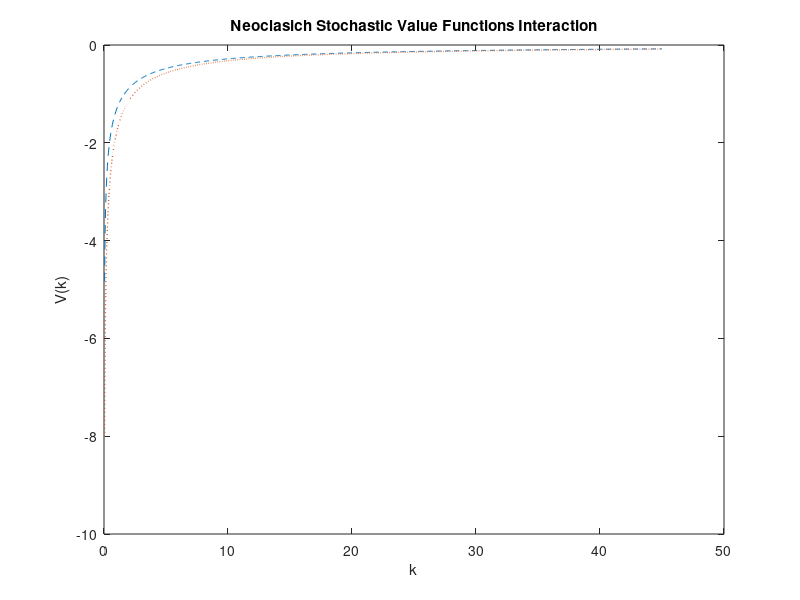
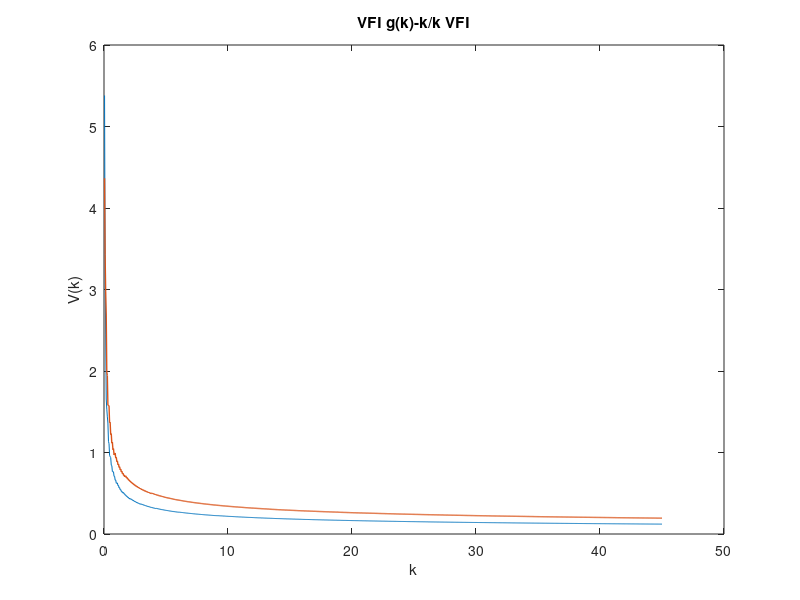

These charts were generated, in order, by the following MATLAB code: (Note: this script raises an error after producing the figures.)
clear 
close all
%%%% Set up parameters
alpha = 0.35;
beta = 0.99;
delta = 0.025;
sigma = 2;
A= [0.977 0.023; 0.074 0.926];
A_h=1.1;
A_l=.678;
amat = [A_h A_l]'; 

%%%% Set up discretized state space
k_min = 0;
k_max = 45;
num_k = 1000; % number of points in the grid for k

k = linspace(k_min, k_max, num_k);

k_mat = repmat(k', [1 num_k]); % this will be useful in a bit

%%%% Set up consumption and return function
% 1st dim(rows): k today, 2nd dim (cols): k' chosen for tomorrow

cons_h = A_h*k_mat .^ alpha + (1 - delta) * k_mat - k_mat'; 
cons_l = A_l*k_mat .^ alpha + (1 - delta) * k_mat - k_mat'; 

ret_h = cons_h .^ (1 - sigma) / (1 - sigma); % return function high
ret_l = cons_l .^ (1 - sigma) / (1 - sigma); % return function
% negative consumption is not possible -> make it irrelevant by assigning
% it very large negative utility
ret_h(cons_h < 0) = -Inf;
ret_l(cons_l < 0) = -Inf;

%%%% Iteration
dis = 1; tol =1e-07; % tolerance for stopping 
v_guessL = zeros(1, num_k);
v_guessH = zeros(1, num_k);
%v_guess = zeros(num_k, 2);
while dis > tol
    %generating the continuation for each possible state 
    HH= beta*repmat(0.977*v_guessH,[num_k,1]);
    HL=beta*repmat(0.023*v_guessH,[num_k,1]);
    LH= beta*repmat(0.074*v_guessL,[num_k,1]);
    LL= beta*repmat(0.926*v_guessL,[num_k,1]);
    [vfnH,pol_indxH]=max(ret_h+HH+HL,[],2);
    [vfnL,pol_indxL]=max(ret_l+LH+LL,[],2); 
   
    vfnHigh=vfnH' ;
    vfnLow=vfnL' ;
    vfn = [vfnH' vfnL'];
   %vfn=[vfnH'; vfnL'];
   % vfn=[vfnH'];
    % what is the distance between current guess and value function
    % based on the whole matrix
    dH=abs(vfnHigh - v_guessH); 
    dL=abs(vfnLow - v_guessL); 
    dis =  max(dH,dL)
       v_guessH = vfnHigh;
       v_guessL = vfnLow;
    % if distance is larger than tolerance, update current guess and
    % continue, otherwise exit the loop
end

gH=k(pol_indxH);
gL=k(pol_indxL);

plot(k,vfnHigh,'--',k,vfnLow,':','Linewidth',1) 
xlabel('k') 
ylabel('V(k)')
title('Neoclasich Stochastic Value Functions Interaction')

figure

plot(k,gH,k,gL,'Linewidth',1) 
xlabel('k') 
ylabel('V(k)')
title('VFI g(k) vs k')


% PART 3 
kgrowthH=gH./k;
kgrowthL=gL./k;

plot(k,kgrowthH,k,kgrowthL,'Linewidth',1) 
xlabel('k') 
ylabel('V(k)')
title('VFI g(k)/k VFI')


%saving is f(k)-c

fH=A_h*k.^ alpha ;
fL=A_l*k.^ alpha ;

ch = A_h*k .^ alpha + (1 - delta) * k - gH; 
cl = A_l*k .^ alpha + (1 - delta) * k - gH; 

sH2=fH-ch;
sL2=fL-cl;



plot(k,sH2,k,sL2,'Linewidth',1) 
xlabel('k') 
ylabel('V(k)')
title('VFI g(k)-k/k VFI')



% or is t k'-k

sH=(gH-k)./k;
sL=(gL-k)./k;


% or saving rate z=k'/f(k)

zH=gH./fH;
zL=gL./fL;


sH=zH./k;
sL=zL./k;


plot(k,sH,k,sL,'Linewidth',1) 
xlabel('k') 
ylabel('V(k)')
title('VFI g(k)-k/k VFI')


% PART 4 SIMULATION OF A
% only 1 random sequence for A
% the long run probability are 0.237113402 for Low and 0.762886598
% for High
% it is still true that A_h=(1-0.237113402A_l)/.762886598
%now, I need to simulate a random seuqnece for A that I use to get A_h
%This needs to match the output std of 1.8% 
%V(A)=V(Y/k^alpha)
% creat a random number from a normal distribution, whtib ;
% sign the variance of two variabel
% v(y)=V(A)V(k^alpha)+Var(A)(E(k^alpha))^2+Var(k^alpha)(E(A))^2
% V(A)=v(y)-Var(k^alpha))/(V(k^alpha)+(E(k^alpha))^2)

%solve for stadand deviation of A 
A_g = zeros(1, num_k);
eqn=std(A_g.*k.^alpha)==0.018;
sA=solve(eqn,A_g)
vy= (0.018)^2; 
vk= var(k.^alpha);
ek= mean(k.^alpha)^2;
vA=(vy-vk)/(vk+ek)
sA=sqrt(vA);

% PART 5



%%%% Iteration


